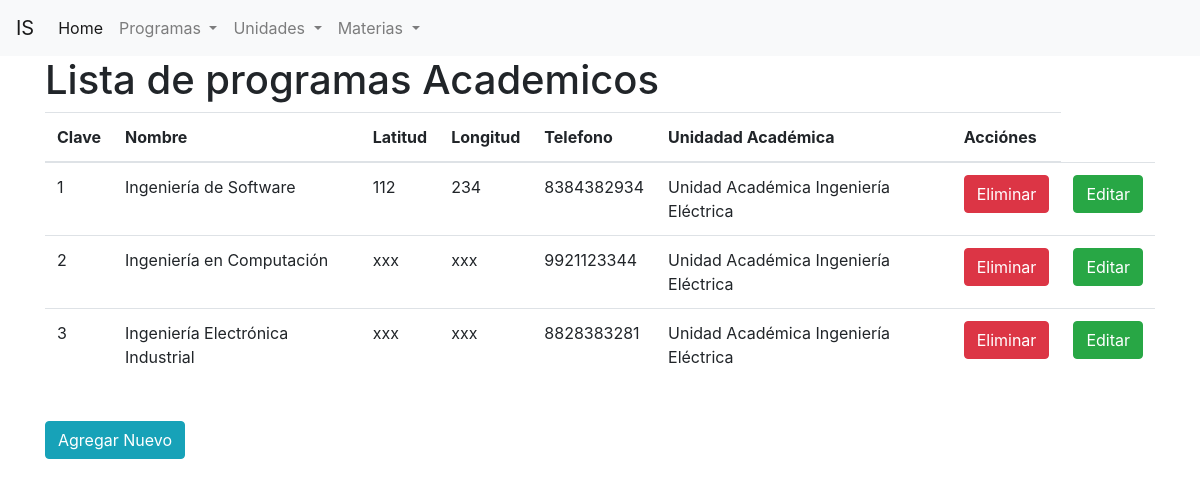
The page /programas/ on the database as committed earlier.
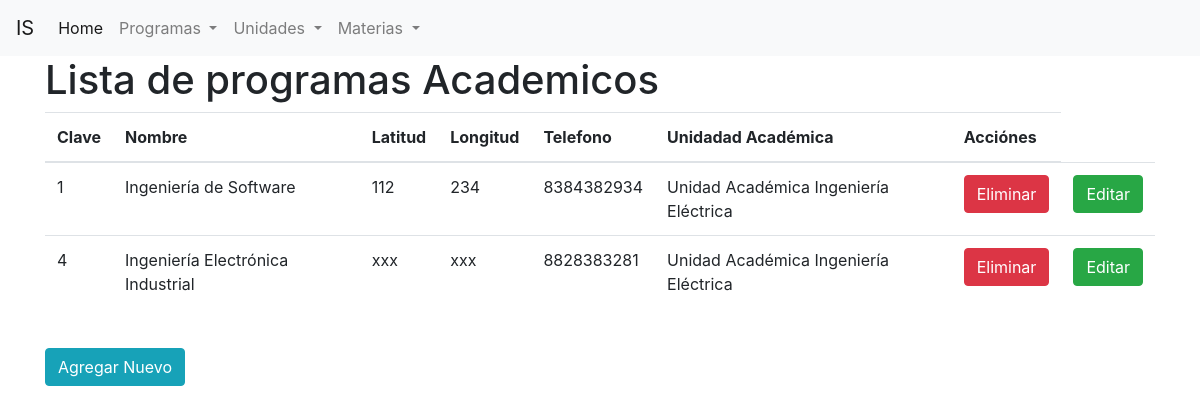
The same page on the database as committed later.
### unidades_academicas/models.py (models this page shows, shortened)
class ProgramaAcademico(models.Model):
    clave = models.BigAutoField('Clave', primary_key=True)
    nombre = models.CharField('Nombre', max_length=200)
    latitud = models.CharField(max_length=50)
    longitud = models.CharField(max_length=50)
    telefono = models.CharField('Teléfono', max_length=10, blank=True, null=True)
    unidad_academica = models.ForeignKey("UnidadAcademica", \
        verbose_name='Unidad Académica', on_delete=models.DO_NOTHING)

class UnidadAcademica(models.Model):
    nombre = models.CharField('Nombre', max_length=200)
    direccion = models.CharField('Dirección', max_length=350, default='sin dirección')
    def __str__(self):
        return self.nombre

### unidades_academicas/views.py (the view)
def lista_programas(request):
    contexto = {'Programas':ProgramaAcademico.objects.all()}
    return render(request, 'lista_programas.html', contexto)

### unidades_academicas/templates/lista_programas.html (shortened to what this page needs)
{% extends 'base.html' %}
{% block contenido %}
<h1> Lista de programas Academicos</h1>
<table class="table">
    <thead>
        <tr>
            <th>Clave</th>
            <th>Nombre</th>
            <th>Latitud</th>
            <th>Longitud</th>
            <th>Telefono</th>
            <th>Unidadad Académica</th>
            <th>Acciónes</th>
        </tr>
    </thead>
    <tbody>
        {% for programa in Programas %}
            <tr>
                <td> {{programa.clave}}</td>
                <td> {{programa.nombre}}</td>
                <td> {{programa.latitud}}</td>
                <td> {{programa.longitud}}</td>
                <td> {{programa.telefono}}</td>
                <td> {{programa.unidad_academica}}</td>
                <td><a class='btn btn-danger' href="{% url 'eliminar_programa' programa.clave %}"> Eliminar </a></td>
                <td><a class= 'btn btn-success' href="{% url 'editar_programa' programa.clave %}"> Editar </a></td>
            </tr>
        {% endfor %}
    </tbody>
</table>
<br>
<a href="agregar" class="btn btn-info"> Agregar Nuevo</a>
{% endblock contenido %}

Rows that differ between the two databases and show on the page:
removed ProgramaAcademico: clave "2", nombre "Ingeniería en Computación", latitud "xxx", longitud "xxx", telefono "9921123344", unidad_academica "Unidad Académica Ingeniería Eléctrica"
removed ProgramaAcademico: clave "3", nombre "Ingeniería Electrónica Industrial", latitud "xxx", longitud "xxx", telefono "8828383281", unidad_academica "Unidad Académica Ingeniería Eléctrica"
added ProgramaAcademico: clave "4", nombre "Ingeniería Electrónica Industrial", latitud "xxx", longitud "xxx", telefono "8828383281", unidad_academica "Unidad Académica Ingeniería Eléctrica"
